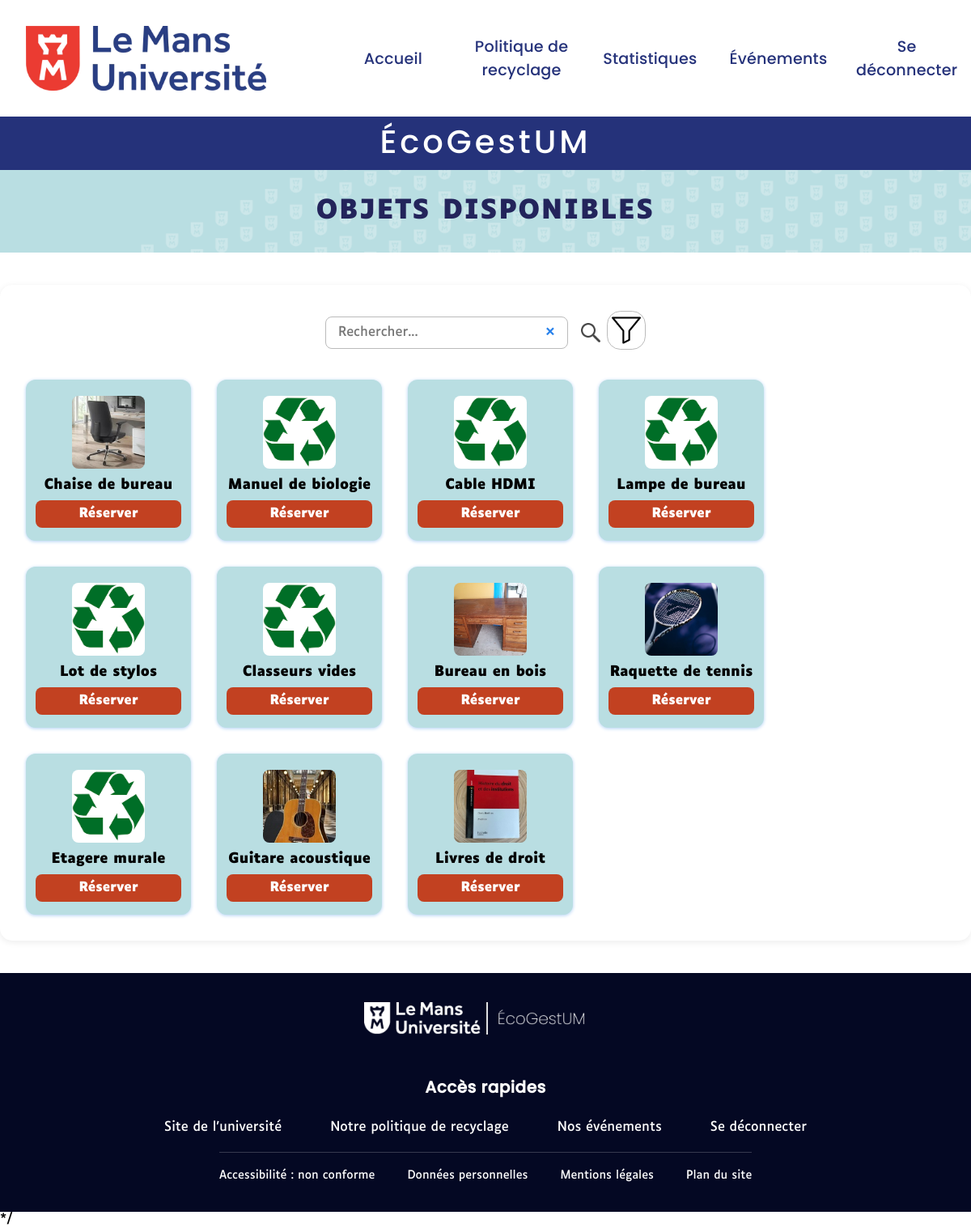
Screenshot of /?action=chercherObjet (signed in) with the database file from the repository.
### tables this page shows
CREATE TABLE OBJET (
Id_objet INT NOT NULL AUTO_INCREMENT,
Nom_objet VARCHAR(255) DEFAULT NULL,
Desc_objet VARCHAR(500) DEFAULT NULL,
Id_utilisateur INT NOT NULL,
Id_categorie_objet INT NOT NULL,
Id_point_collecte INT NOT NULL,
Id_statut INT NOT NULL,
Date_de_publication DATETIME DEFAULT CURRENT_TIMESTAMP,
PRIMARY KEY (Id_objet),
KEY fk_objet_utilisateur (Id_utilisateur),
KEY fk_objet_categorie_objet (Id_categorie_objet),
KEY fk_objet_point_collecte (Id_point_collecte),
KEY fk_objet_statut (Id_statut),
CONSTRAINT fk_objet_categorie_objet FOREIGN KEY (Id_categorie_objet) REFERENCES CATEGORIE_OBJET (Id_categorie_objet),
CONSTRAINT fk_objet_point_collecte FOREIGN KEY (Id_point_collecte) REFERENCES POINT_DE_COLLECTE (Id_point_collecte),
CONSTRAINT fk_objet_statut FOREIGN KEY (Id_statut) REFERENCES STATUT (Id_statut),
CONSTRAINT fk_objet_utilisateur FOREIGN KEY (Id_utilisateur) REFERENCES UTILISATEUR (Id_utilisateur)
);

### controllers/ObjectBrowser.php (called while the page is built, shortened)
<?php
include "models/gererEquipement.php";
$idUtilisateurConnecte = $_SESSION['user']['Id_utilisateur'] ?? null;
$mot_clef = $_GET['search'] ?? null;
$categorie = $_GET['categorie'] ?? null;
$point_collecte = $_GET['point_collecte'] ?? null;
$objets = consulterObjets($conn, $mot_clef, $categorie, $point_collecte, $idUtilisateurConnecte);
include 'views/ObjectBrowser.php';
?>

### models/gererEquipement.php (called while the page is built, shortened)
<?php
function consulterObjets(mysqli $conn, $mot_clef = null, $categorie = null, $point_collecte = null, $idUtilisateurConnecte = null)
{
    $sql = "SELECT
    o.Id_objet,
    o.Nom_objet,
    o.Desc_objet,
    c.Nom_categorie_objet,
    p.Nom_point_de_collecte,
    s.Nom_statut,
    u.Nom_utilisateur,
    o.Date_de_publication,
    MIN(ph.Url_photo) AS Url_photo
FROM OBJET o
INNER JOIN CATEGORIE_OBJET c ON o.Id_categorie_objet = c.Id_categorie_objet
INNER JOIN POINT_DE_COLLECTE p ON o.Id_point_collecte = p.Id_point_collecte
INNER JOIN STATUT s ON o.Id_statut = s.Id_statut
INNER JOIN UTILISATEUR u ON o.Id_utilisateur = u.Id_utilisateur
LEFT JOIN PHOTO ph ON ph.Id_objet = o.Id_objet
WHERE s.Nom_statut = 'Disponible'"  ;
    $params = [];
    $types = '';
    if ($idUtilisateurConnecte !== null) {
        $sql .= " AND o.Id_utilisateur <> ?";
        $params[] = $idUtilisateurConnecte;
        $types .= 'i';
    }
    $sql .= " GROUP BY o.Id_objet, o.Nom_objet, o.Desc_objet, c.Nom_categorie_objet, p.Nom_point_de_collecte, s.Nom_statut, u.Nom_utilisateur";
    $sql .= " ORDER BY o.Id_objet ASC";
    $stmt = $conn->prepare($sql);
    if (!empty($params)) {
        $bind_names = [];
        $bind_names[] = $types;
        foreach ($params as $i => $value) {
            $bind_name = 'bind' . $i;
            $bind_names[] = &$$bind_name;
        }
        call_user_func_array([$stmt, 'bind_param'], $bind_names);
    }
    $stmt->execute();
    $result = $stmt->get_result();
    $rows = $result->fetch_all(MYSQLI_ASSOC);
    return $rows;
}
?>

### views/ObjectBrowser.php (the view, shortened to what this page needs)
<link rel="stylesheet" href="assets/css/style.css">
<link rel="stylesheet" href="assets/css/styleObjectBrowser.css">
<div class="titre-objets">OBJETS DISPONIBLES</div>
<div class="container-objets">
    <div class="barre-recherche">
        <form method="get" action="" class="search-form">
            <div class="input-wrapper">
                <input type="text" placeholder="Rechercher..." name="search" id="rechercheObjets"
                    value="<?php echo isset($_GET['search']) ? htmlspecialchars($_GET['search']) : ''; ?>">
                <button type="button" class="clear-btn" title="Effacer"
                    onclick="document.getElementById('rechercheObjets').value='';">×</button>
            </div>
            <button type="submit" class="loupe-btn" title="Rechercher"><img
                    src="assets/ObjectBrowser/image1ObjectBrowser.png" alt="Loupe de recherche"></button>
        </form>
        <button id="openFilterBtn" class="filter-btn" title="Filtrer">
            <img src="assets/ObjectBrowser/image2ObjectBrowser.png" alt="Filtrer">
        </button>
    </div>
    <div class="liste-objets">
        <?php if (empty($objets)): ?>
            <div style="color: #263258; font-size:1.5em; text-align: center; width: 100%;">
                Aucun objet disponible ne correspond à votre recherche
            </div>
        <?php else: ?>
            <?php foreach ($objets as $objet): ?>
                <?php $url_photo = !empty($objet['Url_photo']) ? htmlspecialchars("assets/".$objet['Url_photo']) : 'assets/ObjectBrowser/imageDefautObjectBrowser.png'; ?>
                <div class="carte-objet">
                    <img src="<?php echo $url_photo; ?>" alt="Objet">
                    <div class="objet-nom"><?php echo htmlspecialchars($objet['Nom_objet']); ?></div>
                    <a href="index.php?action=reservation&id=<?php echo $objet['Id_objet']; ?>" class="btn-reserve">
                        Réserver
                    </a>
                </div>
            <?php endforeach; ?>
        <?php endif; ?>
    </div>
</div>

### assets/css/style.css (style rules this page uses)
* { margin: 0; font-family: 'Luciole','Montserrat', 'Arial'; }

### assets/css/styleObjectBrowser.css (style rules this page uses)
.container-objets { max-width: 1200px; margin: 40px auto; background: #fff; border-radius: 15px; box-shadow: 0 2px 8px rgba(0,0,0,0.08); padding: 32px; }
.titre-objets { background: url('../backgroundlight.png') center/cover repeat; text-align: center; color: #23245b; margin-bottom: 0em; font-size: 2em; letter-spacing: 2px; padding: 1em; font-weight: bold; }
.barre-recherche { display: flex; justify-content: center; margin-bottom: 32px; }
.barre-recherche form { display: flex; align-items: center; gap: 8px; }
.input-wrapper { position: relative; display: inline-block; }
.input-wrapper input[type="text"] { width: 300px; padding: 9px 40px 9px 15px; border: 1px solid #bbb; border-radius: 8px; outline: none; font-size: 1rem; height: 40px; }
.input-wrapper .clear-btn { position: absolute; right: 10px; top: 50%; transform: translateY(-50%); background: transparent; border: none; padding: 0; font-size: 1.3em; color: #2680eb; cursor: pointer; width: 24px; height: 24px; display: flex; align-items: center; justify-content: center; line-height: 1; }
.loupe-btn { border: none; background: none; cursor: pointer; padding: 0; width: 40px; height: 40px; display: flex; align-items: center; justify-content: center; border-radius: 8px; transition: background 0.15s; }
.loupe-btn img { max-width: 24px; max-height: 24px; display: block; }
.filter-btn { width: 48px; height: 48px; padding: 0; border: 1px solid #bbb; border-radius: 35%; margin-bottom: 5px; background: none; cursor: pointer; display: flex; align-items: center; justify-content: center; box-sizing: border-box; }
.filter-btn img { width: 80%; height: 80%; object-fit: contain; display: block; }
.liste-objets { display: flex; gap: 32px; flex-wrap: wrap; justify-content: flex-start; }
.carte-objet { background: #B9Dee2; border-radius: 12px; width: 180px; box-shadow: 0 1px 4px #b0d1f4; padding: 20px 12px 16px 12px; display: flex; flex-direction: column; align-items: center; }
.carte-objet img { width: 90px; height: 90px; object-fit: cover; margin-bottom: 10px; border-radius: 8px; background: #fff; }
.objet-nom { font-size: 1.08rem; font-weight: 600; margin-bottom: 8px; }
.carte-objet .btn-reserve { display: block; margin-top: auto; text-align: center; padding: 7px 0; width: 100%; background: #c24121; color: #fff !important; font-weight: bold; border: none; border-radius: 8px; cursor: pointer; text-decoration: none !important; transition: background 0.15s; }

### rows the page displays
objet: shows a picture, Nom_objet "Chaise de bureau"
objet: Nom_objet "Manuel de biologie"
objet: Nom_objet "Cable HDMI"
objet: Nom_objet "Lampe de bureau"
objet: Nom_objet "Lot de stylos"
objet: Nom_objet "Classeurs vides"
objet: shows a picture, Nom_objet "Bureau en bois"
objet: shows a picture, Nom_objet "Raquette de tennis"
objet: Nom_objet "Etagere murale"
objet: shows a picture, Nom_objet "Guitare acoustique"
objet: shows a picture, Nom_objet "Livres de droit"
